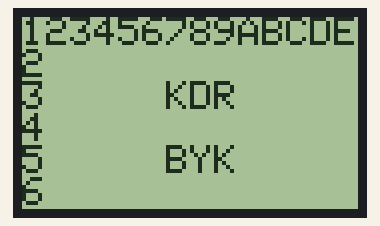
This sketch was run on a simulated Arduino Uno, built with avr-gcc and run on an emulated ATmega328P. On the bench: 84×48 one-colour display.

Above: at 0.1 s.

The sketch:

sample_1.ino
```cpp
#include "PCD8544.h"
 PCD8544 lcd;
void setup() {
   lcd.begin(84, 48);
}
void loop() {
  lcd.setCursor(0, 0);
  lcd.print("123456789ABCDE");
  lcd.setCursor(0, 1);
  lcd.print("2");
  lcd.setCursor(0, 2);
  lcd.print("3     KDR");
  lcd.setCursor(0, 3);
  lcd.print("4");
  lcd.setCursor(0,4);
  lcd.print("5     BYK");
   lcd.setCursor(0, 5);
  lcd.print("6");
  delay(200);
 }
```

Source omitted: charset.cpp (data table, 5751 bytes)
